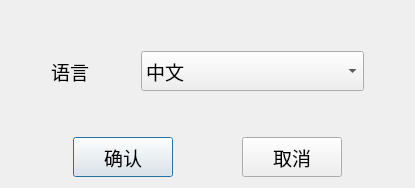
<?xml version="1.0" encoding="UTF-8"?>
<ui version="4.0">
 <class>TranslateDialog</class>
 <widget class="QDialog" name="TranslateDialog">
  <property name="geometry">
   <rect>
    <x>0</x>
    <y>0</y>
    <width>415</width>
    <height>188</height>
   </rect>
  </property>
  <property name="windowTitle">
   <string>Dialog</string>
  </property>
  <layout class="QVBoxLayout" name="verticalLayout">
   <item>
    <spacer name="verticalSpacer_2">
     <property name="orientation">
      <enum>Qt::Vertical</enum>
     </property>
     <property name="sizeHint" stdset="0">
      <size>
       <width>20</width>
       <height>40</height>
      </size>
     </property>
    </spacer>
   </item>
   <item>
    <layout class="QHBoxLayout" name="horizontalLayout_2" stretch="0,2,1,8,0">
     <item>
      <spacer name="horizontalSpacer_5">
       <property name="orientation">
        <enum>Qt::Horizontal</enum>
       </property>
       <property name="sizeHint" stdset="0">
        <size>
         <width>40</width>
         <height>20</height>
        </size>
       </property>
      </spacer>
     </item>
     <item>
      <widget class="QLabel" name="label">
       <property name="font">
        <font>
         <pointsize>14</pointsize>
        </font>
       </property>
       <property name="text">
        <string>语言</string>
       </property>
      </widget>
     </item>
     <item>
      <spacer name="horizontalSpacer_4">
       <property name="orientation">
        <enum>Qt::Horizontal</enum>
       </property>
       <property name="sizeType">
        <enum>QSizePolicy::Preferred</enum>
       </property>
       <property name="sizeHint" stdset="0">
        <size>
         <width>40</width>
         <height>20</height>
        </size>
       </property>
      </spacer>
     </item>
     <item>
      <widget class="QComboBox" name="language_combo_box">
       <property name="minimumSize">
        <size>
         <width>0</width>
         <height>40</height>
        </size>
       </property>
       <property name="font">
        <font>
         <pointsize>14</pointsize>
        </font>
       </property>
       <property name="styleSheet">
        <string notr="true">QComboBox{combobox-popup: 0;}</string>
       </property>
       <property name="maxVisibleItems">
        <number>5</number>
       </property>
       <item>
        <property name="text">
         <string>中文</string>
        </property>
       </item>
       <item>
        <property name="text">
         <string>English(US)</string>
        </property>
       </item>
      </widget>
     </item>
     <item>
      <spacer name="horizontalSpacer_6">
       <property name="orientation">
        <enum>Qt::Horizontal</enum>
       </property>
       <property name="sizeHint" stdset="0">
        <size>
         <width>40</width>
         <height>20</height>
        </size>
       </property>
      </spacer>
     </item>
    </layout>
   </item>
   <item>
    <spacer name="verticalSpacer">
     <property name="orientation">
      <enum>Qt::Vertical</enum>
     </property>
     <property name="sizeHint" stdset="0">
      <size>
       <width>20</width>
       <height>22</height>
      </size>
     </property>
    </spacer>
   </item>
   <item>
    <layout class="QHBoxLayout" name="horizontalLayout">
     <item>
      <spacer name="horizontalSpacer">
       <property name="orientation">
        <enum>Qt::Horizontal</enum>
       </property>
       <property name="sizeHint" stdset="0">
        <size>
         <width>40</width>
         <height>20</height>
        </size>
       </property>
      </spacer>
     </item>
     <item>
      <widget class="WaterZoomButton" name="confirm_btn">
       <property name="minimumSize">
        <size>
         <width>100</width>
         <height>40</height>
        </size>
       </property>
       <property name="font">
        <font>
         <pointsize>14</pointsize>
        </font>
       </property>
       <property name="text">
        <string>确认</string>
       </property>
       <property name="icon">
        <iconset resource="../resource/hmi.qrc">
         <normaloff>:/m_icon/icon/accept.svg</normaloff>:/m_icon/icon/accept.svg</iconset>
       </property>
       <property name="iconSize">
        <size>
         <width>25</width>
         <height>25</height>
        </size>
       </property>
      </widget>
     </item>
     <item>
      <spacer name="horizontalSpacer_2">
       <property name="orientation">
        <enum>Qt::Horizontal</enum>
       </property>
       <property name="sizeHint" stdset="0">
        <size>
         <width>40</width>
         <height>20</height>
        </size>
       </property>
      </spacer>
     </item>
     <item>
      <widget class="WaterZoomButton" name="cancel_btn">
       <property name="minimumSize">
        <size>
         <width>100</width>
         <height>40</height>
        </size>
       </property>
       <property name="font">
        <font>
         <pointsize>14</pointsize>
        </font>
       </property>
       <property name="text">
        <string>取消</string>
       </property>
       <property name="icon">
        <iconset resource="../resource/hmi.qrc">
         <normaloff>:/m_icon/icon/cancel.svg</normaloff>:/m_icon/icon/cancel.svg</iconset>
       </property>
       <property name="iconSize">
        <size>
         <width>25</width>
         <height>25</height>
        </size>
       </property>
      </widget>
     </item>
     <item>
      <spacer name="horizontalSpacer_3">
       <property name="orientation">
        <enum>Qt::Horizontal</enum>
       </property>
       <property name="sizeHint" stdset="0">
        <size>
         <width>40</width>
         <height>20</height>
        </size>
       </property>
      </spacer>
     </item>
    </layout>
   </item>
  </layout>
 </widget>
 <customwidgets>
  <customwidget>
   <class>WaterZoomButton</class>
   <extends>QPushButton</extends>
   <header>syt_btn/waterzoombutton.h</header>
  </customwidget>
 </customwidgets>
 <resources>
  <include location="../resource/hmi.qrc"/>
 </resources>
 <connections/>
</ui>
